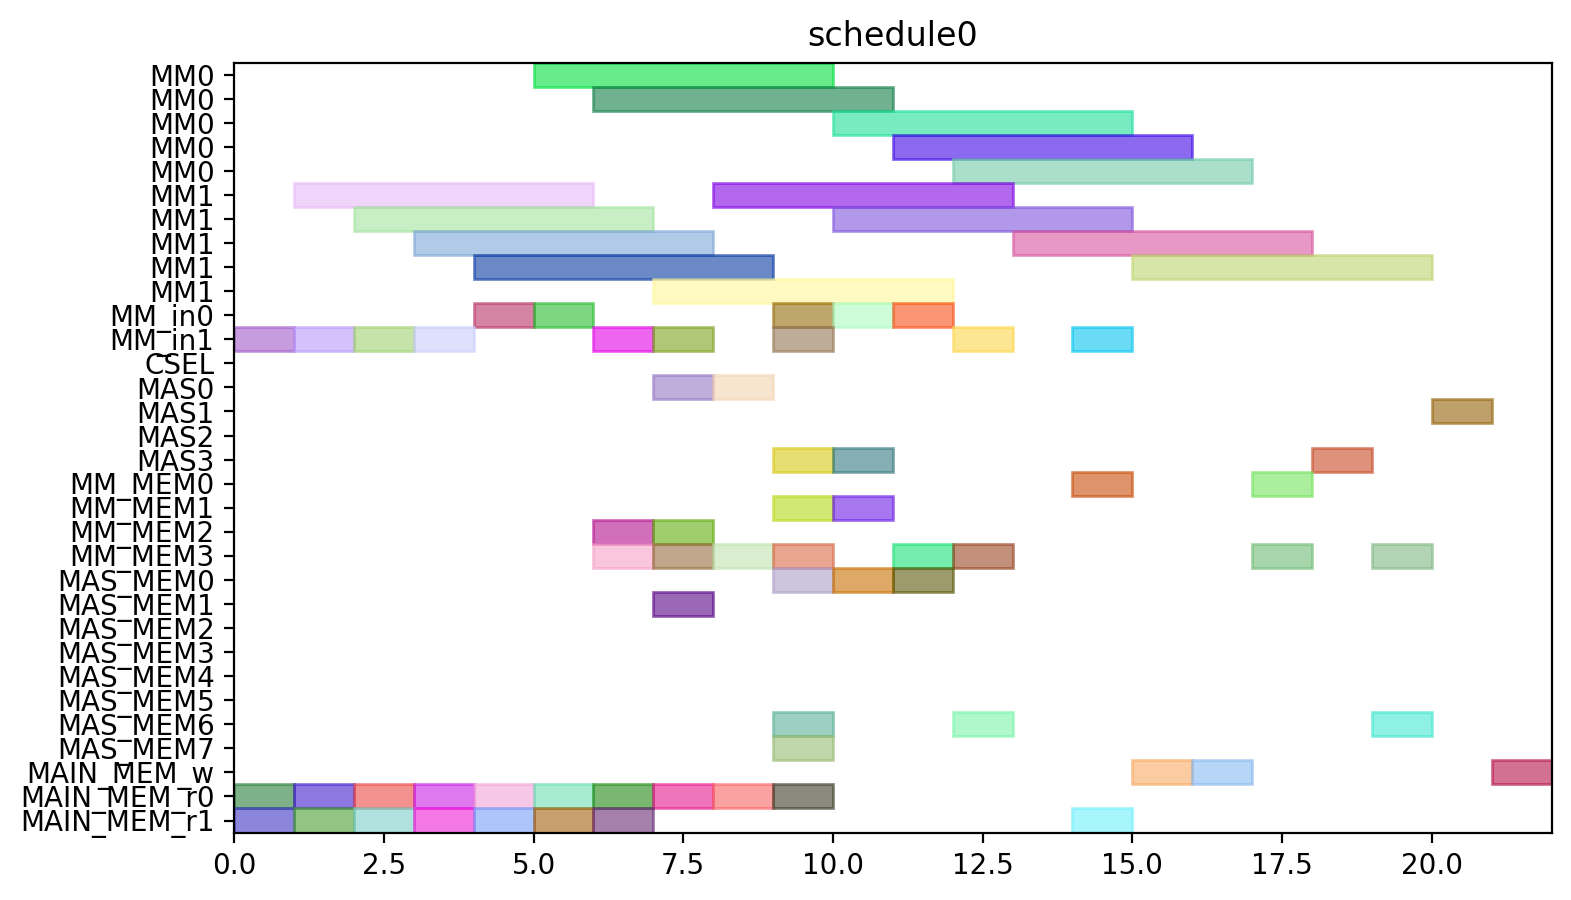

Write Python code to recreate this figure.
from pyschedule import Scenario, solvers, plotters, alt


def solve():
	horizon = 120
	S = Scenario("schedule0", horizon=horizon)

	# resource
	MM = S.Resources('MM', num=2, size=5)
	MM_in = S.Resources('MM_in', num=2)
	CSEL = S.Resource('CSEL')
	MAS = S.Resources('MAS', num=4, size=1, periods=range(1, horizon))
	MM_MEM = S.Resources('MM_MEM', num=4)
	MAS_MEM = S.Resources('MAS_MEM', num=8)
	MAIN_MEM_w = S.Resource('MAIN_MEM_w', size=1)
	MAIN_MEM_r = S.Resources('MAIN_MEM_r', num=2)

	# result of previous scheduling

	# new tasks
	r1 = S.Task('r1', length=5, delay_cost=1)
	r1 += alt(MM)
	r1_in = S.Task('r1_in', length=1, delay_cost=1)
	r1_in += alt(MM_in)
	S += r1_in*MM_in[0]<=r1*MM[0]
	S += r1_in*MM_in[1]<=r1*MM[1]
	r1_mem0 = S.Task('r1_mem0', length=1, delay_cost=1)
	r1_mem0 += MAIN_MEM_r[0]
	S += r1_mem0 <= r1

	r1_mem1 = S.Task('r1_mem1', length=1, delay_cost=1)
	r1_mem1 += MAIN_MEM_r[1]
	S += r1_mem1 <= r1

	r3 = S.Task('r3', length=5, delay_cost=1)
	r3 += alt(MM)
	r3_in = S.Task('r3_in', length=1, delay_cost=1)
	r3_in += alt(MM_in)
	S += r3_in*MM_in[0]<=r3*MM[0]
	S += r3_in*MM_in[1]<=r3*MM[1]
	r3_mem0 = S.Task('r3_mem0', length=1, delay_cost=1)
	r3_mem0 += MAIN_MEM_r[0]
	S += r3_mem0 <= r3

	r3_mem1 = S.Task('r3_mem1', length=1, delay_cost=1)
	r3_mem1 += MAIN_MEM_r[1]
	S += r3_mem1 <= r3

	r4 = S.Task('r4', length=5, delay_cost=1)
	r4 += alt(MM)
	r4_in = S.Task('r4_in', length=1, delay_cost=1)
	r4_in += alt(MM_in)
	S += r4_in*MM_in[0]<=r4*MM[0]
	S += r4_in*MM_in[1]<=r4*MM[1]
	r4_mem0 = S.Task('r4_mem0', length=1, delay_cost=1)
	r4_mem0 += MAIN_MEM_r[0]
	S += r4_mem0 <= r4

	r4_mem1 = S.Task('r4_mem1', length=1, delay_cost=1)
	r4_mem1 += MAIN_MEM_r[1]
	S += r4_mem1 <= r4

	r5 = S.Task('r5', length=5, delay_cost=1)
	r5 += alt(MM)
	r5_in = S.Task('r5_in', length=1, delay_cost=1)
	r5_in += alt(MM_in)
	S += r5_in*MM_in[0]<=r5*MM[0]
	S += r5_in*MM_in[1]<=r5*MM[1]
	r5_mem0 = S.Task('r5_mem0', length=1, delay_cost=1)
	r5_mem0 += MAIN_MEM_r[0]
	S += r5_mem0 <= r5

	r5_mem1 = S.Task('r5_mem1', length=1, delay_cost=1)
	r5_mem1 += MAIN_MEM_r[1]
	S += r5_mem1 <= r5

	r6 = S.Task('r6', length=5, delay_cost=1)
	r6 += alt(MM)
	r6_in = S.Task('r6_in', length=1, delay_cost=1)
	r6_in += alt(MM_in)
	S += r6_in*MM_in[0]<=r6*MM[0]
	S += r6_in*MM_in[1]<=r6*MM[1]
	r6_mem0 = S.Task('r6_mem0', length=1, delay_cost=1)
	r6_mem0 += MAIN_MEM_r[0]
	S += r6_mem0 <= r6

	r6_mem1 = S.Task('r6_mem1', length=1, delay_cost=1)
	r6_mem1 += MAIN_MEM_r[1]
	S += r6_mem1 <= r6

	r12 = S.Task('r12', length=5, delay_cost=1)
	r12 += alt(MM)
	r12_in = S.Task('r12_in', length=1, delay_cost=1)
	r12_in += alt(MM_in)
	S += r12_in*MM_in[0]<=r12*MM[0]
	S += r12_in*MM_in[1]<=r12*MM[1]
	r12_mem0 = S.Task('r12_mem0', length=1, delay_cost=1)
	r12_mem0 += MAIN_MEM_r[0]
	S += r12_mem0 <= r12

	r12_mem1 = S.Task('r12_mem1', length=1, delay_cost=1)
	r12_mem1 += MAIN_MEM_r[1]
	S += r12_mem1 <= r12

	r13 = S.Task('r13', length=5, delay_cost=1)
	r13 += alt(MM)
	r13_in = S.Task('r13_in', length=1, delay_cost=1)
	r13_in += alt(MM_in)
	S += r13_in*MM_in[0]<=r13*MM[0]
	S += r13_in*MM_in[1]<=r13*MM[1]
	r13_mem0 = S.Task('r13_mem0', length=1, delay_cost=1)
	r13_mem0 += MAIN_MEM_r[0]
	S += r13_mem0 <= r13

	r13_mem1 = S.Task('r13_mem1', length=1, delay_cost=1)
	r13_mem1 += MAIN_MEM_r[1]
	S += r13_mem1 <= r13

	r2 = S.Task('r2', length=1, delay_cost=1)
	r2 += alt(MAS)
	r2_mem0 = S.Task('r2_mem0', length=1, delay_cost=1)
	r2_mem0 += alt(MM_MEM)
	S += (r1*MM[0])-1 < r2_mem0*MM_MEM[0]
	S += (r1*MM[1])-1 < r2_mem0*MM_MEM[2]
	S += r2_mem0 <= r2

	r2_mem1 = S.Task('r2_mem1', length=1, delay_cost=1)
	r2_mem1 += alt(MM_MEM)
	S += (r1*MM[0])-1 < r2_mem1*MM_MEM[1]
	S += (r1*MM[1])-1 < r2_mem1*MM_MEM[3]
	S += r2_mem1 <= r2

	r7 = S.Task('r7', length=1, delay_cost=1)
	r7 += alt(MAS)
	r7_mem0 = S.Task('r7_mem0', length=1, delay_cost=1)
	r7_mem0 += alt(MM_MEM)
	S += (r5*MM[0])-1 < r7_mem0*MM_MEM[0]
	S += (r5*MM[1])-1 < r7_mem0*MM_MEM[2]
	S += r7_mem0 <= r7

	r7_mem1 = S.Task('r7_mem1', length=1, delay_cost=1)
	r7_mem1 += alt(MM_MEM)
	S += (r6*MM[0])-1 < r7_mem1*MM_MEM[1]
	S += (r6*MM[1])-1 < r7_mem1*MM_MEM[3]
	S += r7_mem1 <= r7

	r8 = S.Task('r8', length=1, delay_cost=1)
	r8 += alt(MAS)
	r8_mem0 = S.Task('r8_mem0', length=1, delay_cost=1)
	r8_mem0 += MAIN_MEM_r[0]
	S += r8_mem0 <= r8

	r8_mem1 = S.Task('r8_mem1', length=1, delay_cost=1)
	r8_mem1 += alt(MM_MEM)
	S += (r4*MM[0])-1 < r8_mem1*MM_MEM[1]
	S += (r4*MM[1])-1 < r8_mem1*MM_MEM[3]
	S += r8_mem1 <= r8

	r10 = S.Task('r10', length=1, delay_cost=1)
	r10 += alt(MAS)
	r10_mem0 = S.Task('r10_mem0', length=1, delay_cost=1)
	r10_mem0 += MAIN_MEM_r[0]
	S += r10_mem0 <= r10

	r10_mem1 = S.Task('r10_mem1', length=1, delay_cost=1)
	r10_mem1 += alt(MM_MEM)
	S += (r4*MM[0])-1 < r10_mem1*MM_MEM[1]
	S += (r4*MM[1])-1 < r10_mem1*MM_MEM[3]
	S += r10_mem1 <= r10

	r9 = S.Task('r9', length=5, delay_cost=1)
	r9 += alt(MM)
	r9_in = S.Task('r9_in', length=1, delay_cost=1)
	r9_in += alt(MM_in)
	S += r9_in*MM_in[0]<=r9*MM[0]
	S += r9_in*MM_in[1]<=r9*MM[1]
	r9_mem0 = S.Task('r9_mem0', length=1, delay_cost=1)
	r9_mem0 += MAIN_MEM_r[0]
	S += r9_mem0 <= r9

	r9_mem1 = S.Task('r9_mem1', length=1, delay_cost=1)
	r9_mem1 += alt(MAS_MEM)
	S += (r7*MAS[0])-1 < r9_mem1*MAS_MEM[1]
	S += (r7*MAS[1])-1 < r9_mem1*MAS_MEM[3]
	S += (r7*MAS[2])-1 < r9_mem1*MAS_MEM[5]
	S += (r7*MAS[3])-1 < r9_mem1*MAS_MEM[7]
	S += r9_mem1 <= r9

	r11 = S.Task('r11', length=5, delay_cost=1)
	r11 += alt(MM)
	r11_in = S.Task('r11_in', length=1, delay_cost=1)
	r11_in += alt(MM_in)
	S += r11_in*MM_in[0]<=r11*MM[0]
	S += r11_in*MM_in[1]<=r11*MM[1]
	r11_mem0 = S.Task('r11_mem0', length=1, delay_cost=1)
	r11_mem0 += alt(MAS_MEM)
	S += (r10*MAS[0])-1 < r11_mem0*MAS_MEM[0]
	S += (r10*MAS[1])-1 < r11_mem0*MAS_MEM[2]
	S += (r10*MAS[2])-1 < r11_mem0*MAS_MEM[4]
	S += (r10*MAS[3])-1 < r11_mem0*MAS_MEM[6]
	S += r11_mem0 <= r11

	r11_mem1 = S.Task('r11_mem1', length=1, delay_cost=1)
	r11_mem1 += alt(MAS_MEM)
	S += (r10*MAS[0])-1 < r11_mem1*MAS_MEM[1]
	S += (r10*MAS[1])-1 < r11_mem1*MAS_MEM[3]
	S += (r10*MAS[2])-1 < r11_mem1*MAS_MEM[5]
	S += (r10*MAS[3])-1 < r11_mem1*MAS_MEM[7]
	S += r11_mem1 <= r11

	PX_new = S.Task('PX_new', length=5, delay_cost=1)
	PX_new += alt(MM)
	PX_new_in = S.Task('PX_new_in', length=1, delay_cost=1)
	PX_new_in += alt(MM_in)
	S += PX_new_in*MM_in[0]<=PX_new*MM[0]
	S += PX_new_in*MM_in[1]<=PX_new*MM[1]
	S += 0<PX_new

	PX_new_w = S.Task('PX_new_w', length=1, delay_cost=1)
	PX_new_w += alt(MAIN_MEM_w)
	S += PX_new <= PX_new_w

	PX_new_mem0 = S.Task('PX_new_mem0', length=1, delay_cost=1)
	PX_new_mem0 += alt(MAS_MEM)
	S += (r2*MAS[0])-1 < PX_new_mem0*MAS_MEM[0]
	S += (r2*MAS[1])-1 < PX_new_mem0*MAS_MEM[2]
	S += (r2*MAS[2])-1 < PX_new_mem0*MAS_MEM[4]
	S += (r2*MAS[3])-1 < PX_new_mem0*MAS_MEM[6]
	S += PX_new_mem0 <= PX_new

	PX_new_mem1 = S.Task('PX_new_mem1', length=1, delay_cost=1)
	PX_new_mem1 += alt(MM_MEM)
	S += (r12*MM[0])-1 < PX_new_mem1*MM_MEM[1]
	S += (r12*MM[1])-1 < PX_new_mem1*MM_MEM[3]
	S += PX_new_mem1 <= PX_new

	r14 = S.Task('r14', length=5, delay_cost=1)
	r14 += alt(MM)
	r14_in = S.Task('r14_in', length=1, delay_cost=1)
	r14_in += alt(MM_in)
	S += r14_in*MM_in[0]<=r14*MM[0]
	S += r14_in*MM_in[1]<=r14*MM[1]
	r14_mem0 = S.Task('r14_mem0', length=1, delay_cost=1)
	r14_mem0 += alt(MAS_MEM)
	S += (r2*MAS[0])-1 < r14_mem0*MAS_MEM[0]
	S += (r2*MAS[1])-1 < r14_mem0*MAS_MEM[2]
	S += (r2*MAS[2])-1 < r14_mem0*MAS_MEM[4]
	S += (r2*MAS[3])-1 < r14_mem0*MAS_MEM[6]
	S += r14_mem0 <= r14

	r14_mem1 = S.Task('r14_mem1', length=1, delay_cost=1)
	r14_mem1 += alt(MM_MEM)
	S += (r3*MM[0])-1 < r14_mem1*MM_MEM[1]
	S += (r3*MM[1])-1 < r14_mem1*MM_MEM[3]
	S += r14_mem1 <= r14

	Z1_new = S.Task('Z1_new', length=5, delay_cost=1)
	Z1_new += alt(MM)
	Z1_new_in = S.Task('Z1_new_in', length=1, delay_cost=1)
	Z1_new_in += alt(MM_in)
	S += Z1_new_in*MM_in[0]<=Z1_new*MM[0]
	S += Z1_new_in*MM_in[1]<=Z1_new*MM[1]
	S += 0<Z1_new

	Z1_new_w = S.Task('Z1_new_w', length=1, delay_cost=1)
	Z1_new_w += alt(MAIN_MEM_w)
	S += Z1_new <= Z1_new_w

	Z1_new_mem0 = S.Task('Z1_new_mem0', length=1, delay_cost=1)
	Z1_new_mem0 += alt(MAS_MEM)
	S += (r2*MAS[0])-1 < Z1_new_mem0*MAS_MEM[0]
	S += (r2*MAS[1])-1 < Z1_new_mem0*MAS_MEM[2]
	S += (r2*MAS[2])-1 < Z1_new_mem0*MAS_MEM[4]
	S += (r2*MAS[3])-1 < Z1_new_mem0*MAS_MEM[6]
	S += Z1_new_mem0 <= Z1_new

	Z1_new_mem1 = S.Task('Z1_new_mem1', length=1, delay_cost=1)
	Z1_new_mem1 += alt(MM_MEM)
	S += (r13*MM[0])-1 < Z1_new_mem1*MM_MEM[1]
	S += (r13*MM[1])-1 < Z1_new_mem1*MM_MEM[3]
	S += Z1_new_mem1 <= Z1_new

	r15 = S.Task('r15', length=5, delay_cost=1)
	r15 += alt(MM)
	r15_in = S.Task('r15_in', length=1, delay_cost=1)
	r15_in += alt(MM_in)
	S += r15_in*MM_in[0]<=r15*MM[0]
	S += r15_in*MM_in[1]<=r15*MM[1]
	r15_mem0 = S.Task('r15_mem0', length=1, delay_cost=1)
	r15_mem0 += alt(MAS_MEM)
	S += (r8*MAS[0])-1 < r15_mem0*MAS_MEM[0]
	S += (r8*MAS[1])-1 < r15_mem0*MAS_MEM[2]
	S += (r8*MAS[2])-1 < r15_mem0*MAS_MEM[4]
	S += (r8*MAS[3])-1 < r15_mem0*MAS_MEM[6]
	S += r15_mem0 <= r15

	r15_mem1 = S.Task('r15_mem1', length=1, delay_cost=1)
	r15_mem1 += alt(MM_MEM)
	S += (r9*MM[0])-1 < r15_mem1*MM_MEM[1]
	S += (r9*MM[1])-1 < r15_mem1*MM_MEM[3]
	S += r15_mem1 <= r15

	r16 = S.Task('r16', length=5, delay_cost=1)
	r16 += alt(MM)
	r16_in = S.Task('r16_in', length=1, delay_cost=1)
	r16_in += alt(MM_in)
	S += r16_in*MM_in[0]<=r16*MM[0]
	S += r16_in*MM_in[1]<=r16*MM[1]
	r16_mem0 = S.Task('r16_mem0', length=1, delay_cost=1)
	r16_mem0 += alt(MM_MEM)
	S += (r11*MM[0])-1 < r16_mem0*MM_MEM[0]
	S += (r11*MM[1])-1 < r16_mem0*MM_MEM[2]
	S += r16_mem0 <= r16

	r16_mem1 = S.Task('r16_mem1', length=1, delay_cost=1)
	r16_mem1 += MAIN_MEM_r[1]
	S += r16_mem1 <= r16

	r17 = S.Task('r17', length=1, delay_cost=1)
	r17 += alt(MAS)
	r17_mem0 = S.Task('r17_mem0', length=1, delay_cost=1)
	r17_mem0 += alt(MM_MEM)
	S += (r14*MM[0])-1 < r17_mem0*MM_MEM[0]
	S += (r14*MM[1])-1 < r17_mem0*MM_MEM[2]
	S += r17_mem0 <= r17

	r17_mem1 = S.Task('r17_mem1', length=1, delay_cost=1)
	r17_mem1 += alt(MM_MEM)
	S += (r15*MM[0])-1 < r17_mem1*MM_MEM[1]
	S += (r15*MM[1])-1 < r17_mem1*MM_MEM[3]
	S += r17_mem1 <= r17

	PY_new = S.Task('PY_new', length=1, delay_cost=1)
	PY_new += alt(MAS)
	S += 0<PY_new

	PY_new_w = S.Task('PY_new_w', length=1, delay_cost=1)
	PY_new_w += alt(MAIN_MEM_w)
	S += PY_new <= PY_new_w

	PY_new_mem0 = S.Task('PY_new_mem0', length=1, delay_cost=1)
	PY_new_mem0 += alt(MAS_MEM)
	S += (r17*MAS[0])-1 < PY_new_mem0*MAS_MEM[0]
	S += (r17*MAS[1])-1 < PY_new_mem0*MAS_MEM[2]
	S += (r17*MAS[2])-1 < PY_new_mem0*MAS_MEM[4]
	S += (r17*MAS[3])-1 < PY_new_mem0*MAS_MEM[6]
	S += PY_new_mem0 <= PY_new

	PY_new_mem1 = S.Task('PY_new_mem1', length=1, delay_cost=1)
	PY_new_mem1 += alt(MM_MEM)
	S += (r16*MM[0])-1 < PY_new_mem1*MM_MEM[1]
	S += (r16*MM[1])-1 < PY_new_mem1*MM_MEM[3]
	S += PY_new_mem1 <= PY_new

	solvers.mip.solve(S,msg=1,kind='CPLEX',ratio_gap=1.01)

	solution = [['hoge']*len(S.solution()[1]) for i in range(len(S.solution()))]
	for i in range(len(S.solution())):
		for j in range(len(S.solution()[i])):
			solution[i][j]=str(S.solution()[i][j])
	print(solution)

	cycles = int(solution[-1][3])

	pic_file_name = "/home/mfukuda/ABE/multiRAM_multiMAS_16mux/scheduling_result/stage5MM2_stage1MAS4/EP_YRECOVER/schedule0.png"
	if(S.solution() != []):
		plotters.matplotlib.plot(S,img_filename=pic_file_name, show_task_labels=False, fig_size=(cycles*0.25+3, 5))

	return solution
